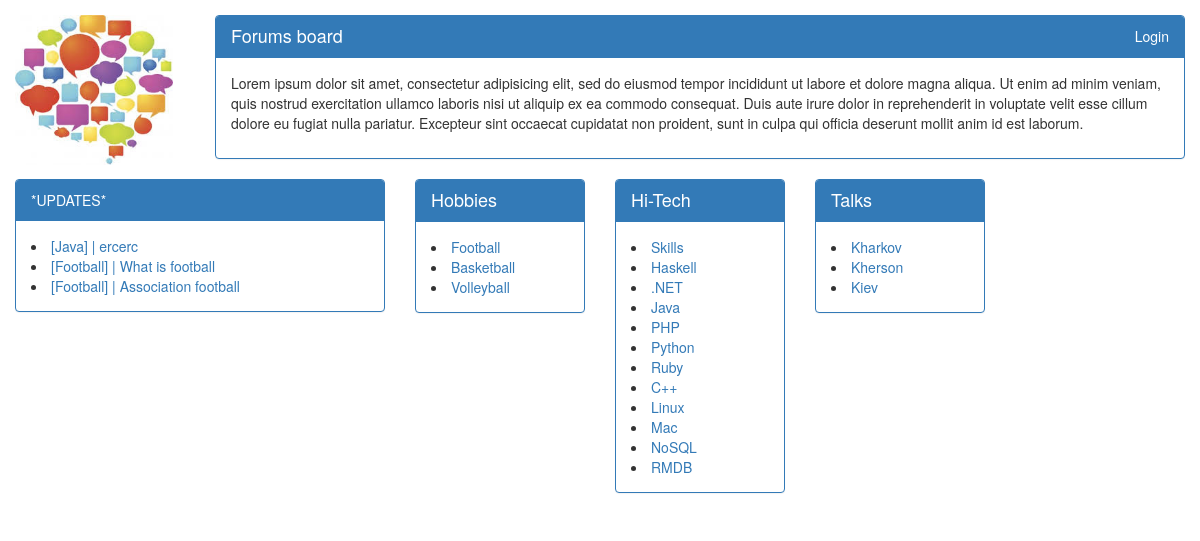
Before: / with the older database file.
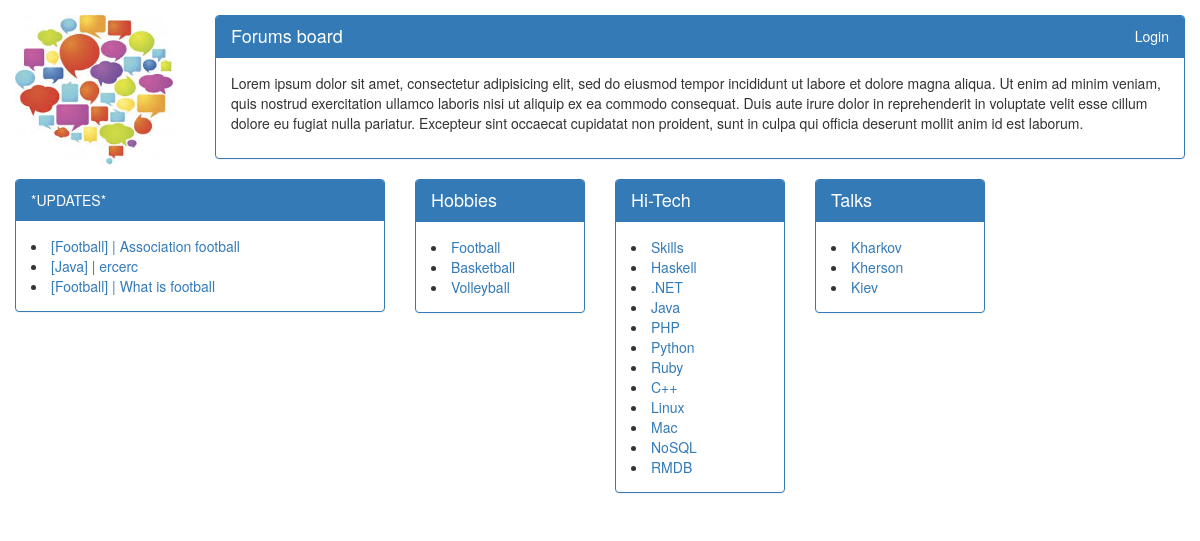
After: the same page with the newer database file.
### IT_FORUM/models.py (models this page shows, shortened)
class Thread(models.Model):
    class Meta:
        db_table = 'thread'
        verbose_name = 'Thread'
        verbose_name_plural = 'Threads'
    thread_author = models.CharField(max_length=250, verbose_name='Your name', blank=True)
    thread_author_email = models.EmailField(verbose_name='Your e-mail', blank=True)
    thread_title = models.CharField(max_length=250, verbose_name='Thread title', blank=False, unique=True)
    thread_text = models.TextField(verbose_name='Thread description', blank=False)
    thread_date = models.DateTimeField(auto_now_add=True, verbose_name='Created', blank=False)
    thread_change_date = models.DateTimeField(auto_now=True, verbose_name='Changed')
    thread_category = models.ForeignKey(Category)
    thread_image = models.ImageField(upload_to="", default="ImageNot.jpg")

class Category(models.Model):
    class Meta:
        db_table = 'category'
        verbose_name = 'Thread category'
        verbose_name_plural = 'Thread categories'
    category_title = models.CharField(max_length=250, verbose_name='Title', blank=False, unique=True)
    parent_category = models.ForeignKey("self", blank=True, null=True)
    def __str__(self):
        return self.category_title

### IT_FORUM/views.py (the view)
# urls.py: url(r'^$', show_home_page, name="home"),
def show_home_page(request):
    args = dict()
    args['main_categories'] = get_cat_and_subcat_dict(request)
    args["recently_updated_threads"] = list(Thread.objects.order_by('thread_change_date').reverse())[-10:]
    return render(request, "Dashboard_page_content.html", args)

### IT_FORUM/views.py (called while the page is built)
def get_cat_and_subcat_dict(request):
    categories_with_subcategories_dict = dict()
    categories_with_subcategories_dict["Hobbies"] = Category.objects.filter(
        parent_category__category_title="Hobbies")
    categories_with_subcategories_dict["Hi_Tech"] = Category.objects.filter(
        parent_category__category_title="Hi-Tech")
    categories_with_subcategories_dict["Talks"] = Category.objects.filter(
        parent_category__category_title="Talks")
    if request.user.is_authenticated():
        categories_with_subcategories_dict["Big_Boss"] = Category.objects\
            .filter(parent_category__category_title="Big Boss")
        categories_with_subcategories_dict["HR"] = Category.objects.filter(
            parent_category__category_title="HR")
    return categories_with_subcategories_dict

### templates/Dashboard_page_content.html (shortened to what this page needs)
{% extends 'Dashboard_page_header.html' %}
{% load staticfiles %}
{% load bootstrap3 %}
{% block dashboard_page_content %}
    <div class="col-lg-4">
        <div class="panel panel-primary">
            <div class="panel-heading">
                *UPDATES*
            </div>
            <div class="panel-body">
                {% for thread in recently_updated_threads %}
                    <li>
                        <a href="{% url 'threads_category_page' thread.thread_category_id %}">[{{ thread.thread_category }}] | </a>
                        <a href="{% url 'thread_page' thread.id %}">{{ thread.thread_title|truncatechars:30 }}</a>
                    </li>
                {% endfor %}
            </div>
        </div>
    </div>
    <div class="col-lg-2">
        <div class="panel panel-primary">
            <div class="panel-heading">
                <h4>Hobbies</h4>
            </div>
            <div class="panel-body">
                {% for sub_cat in main_categories.Hobbies %}
                    <li>
                        <a href="{% url 'threads_category_page' sub_cat.id %}">{{ sub_cat.category_title }}</a>
                    </li>
                {% endfor %}
            </div>
        </div>
    </div>
    <div class="col-lg-2">
        <div class="panel panel-primary">
            <div class="panel-heading">
                <h4>Hi-Tech</h4>
            </div>
            <div class="panel-body">
                {% for sub_cat in main_categories.Hi_Tech %}
                    <li>
                        <a href="{% url 'threads_category_page' sub_cat.id %}">{{ sub_cat.category_title }}</a>
                    </li>
                {% endfor %}
            </div>
        </div>
    </div>
    <div class="col-lg-2">
        <div class="panel panel-primary">
            <div class="panel-heading">
                <h4>Talks</h4>
            </div>
            <div class="panel-body">
                {% for sub_cat in main_categories.Talks %}
                    <li>
                        <a href="{% url 'threads_category_page' sub_cat.id %}">{{ sub_cat.category_title }}</a>
                    </li>
                {% endfor %}
            </div>
        </div>
    </div>
    <div class="col-lg-2">
    </div>
{% endblock %}

Changed rows visible on the page:
changed Thread "Association football": moves up the list
